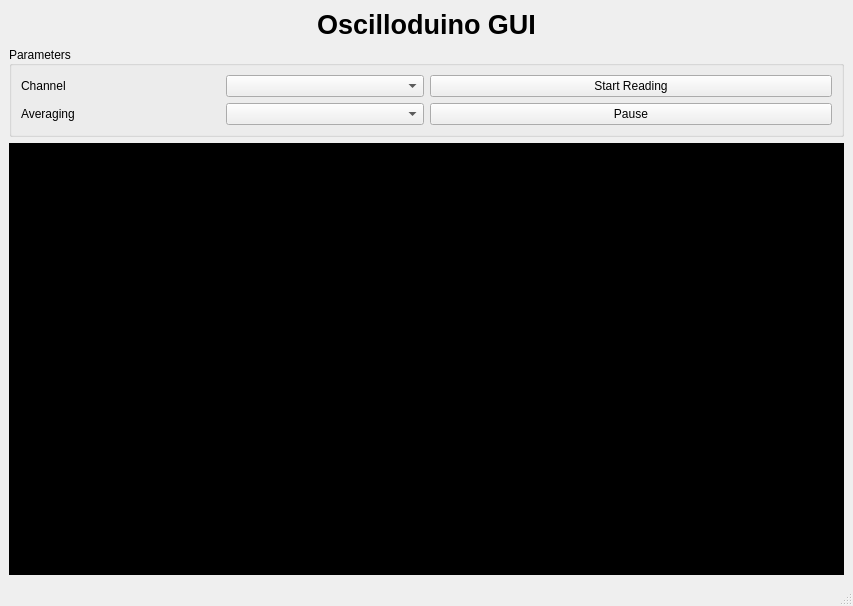
<?xml version="1.0" encoding="UTF-8"?>
<ui version="4.0">
 <class>MainWindow</class>
 <widget class="QMainWindow" name="MainWindow">
  <property name="geometry">
   <rect>
    <x>0</x>
    <y>0</y>
    <width>853</width>
    <height>606</height>
   </rect>
  </property>
  <property name="windowTitle">
   <string>MainWindow</string>
  </property>
  <widget class="QWidget" name="centralwidget">
   <layout class="QGridLayout" name="gridLayout_5">
    <item row="0" column="0">
     <layout class="QGridLayout" name="gridLayout_4">
      <item row="3" column="1">
       <spacer name="horizontalSpacer">
        <property name="orientation">
         <enum>Qt::Horizontal</enum>
        </property>
        <property name="sizeHint" stdset="0">
         <size>
          <width>748</width>
          <height>0</height>
         </size>
        </property>
       </spacer>
      </item>
      <item row="2" column="1">
       <widget class="QWidget" name="widget" native="true">
        <property name="styleSheet">
         <string notr="true">background-color: rgb(0, 0, 0);</string>
        </property>
       </widget>
      </item>
      <item row="0" column="1">
       <widget class="QLabel" name="label">
        <property name="text">
         <string>&lt;html&gt;&lt;head/&gt;&lt;body&gt;&lt;p&gt;&lt;span style=&quot; font-size:20pt; font-weight:600;&quot;&gt;Oscilloduino GUI&lt;/span&gt;&lt;/p&gt;&lt;/body&gt;&lt;/html&gt;</string>
        </property>
        <property name="alignment">
         <set>Qt::AlignHCenter|Qt::AlignTop</set>
        </property>
       </widget>
      </item>
      <item row="1" column="1">
       <widget class="QGroupBox" name="groupBox">
        <property name="title">
         <string>Parameters</string>
        </property>
        <property name="alignment">
         <set>Qt::AlignLeading|Qt::AlignLeft|Qt::AlignVCenter</set>
        </property>
        <layout class="QGridLayout" name="gridLayout_3">
         <item row="0" column="0">
          <layout class="QGridLayout" name="gridLayout">
           <item row="0" column="0">
            <widget class="QLabel" name="label_2">
             <property name="text">
              <string>Channel</string>
             </property>
            </widget>
           </item>
           <item row="0" column="1">
            <widget class="QComboBox" name="comboBox"/>
           </item>
           <item row="1" column="0">
            <widget class="QLabel" name="label_3">
             <property name="text">
              <string>Averaging</string>
             </property>
            </widget>
           </item>
           <item row="1" column="1">
            <widget class="QComboBox" name="comboBox_2"/>
           </item>
          </layout>
         </item>
         <item row="0" column="1">
          <layout class="QGridLayout" name="gridLayout_2">
           <item row="0" column="0">
            <widget class="QPushButton" name="pushButton">
             <property name="text">
              <string>Start Reading</string>
             </property>
            </widget>
           </item>
           <item row="1" column="0">
            <widget class="QPushButton" name="pushButton_2">
             <property name="text">
              <string>Pause</string>
             </property>
            </widget>
           </item>
          </layout>
         </item>
        </layout>
       </widget>
      </item>
      <item row="2" column="0">
       <spacer name="verticalSpacer">
        <property name="orientation">
         <enum>Qt::Vertical</enum>
        </property>
        <property name="sizeHint" stdset="0">
         <size>
          <width>0</width>
          <height>40</height>
         </size>
        </property>
       </spacer>
      </item>
     </layout>
    </item>
   </layout>
  </widget>
  <widget class="QMenuBar" name="menubar">
   <property name="geometry">
    <rect>
     <x>0</x>
     <y>0</y>
     <width>853</width>
     <height>21</height>
    </rect>
   </property>
  </widget>
  <widget class="QStatusBar" name="statusbar"/>
 </widget>
 <resources/>
 <connections/>
</ui>
